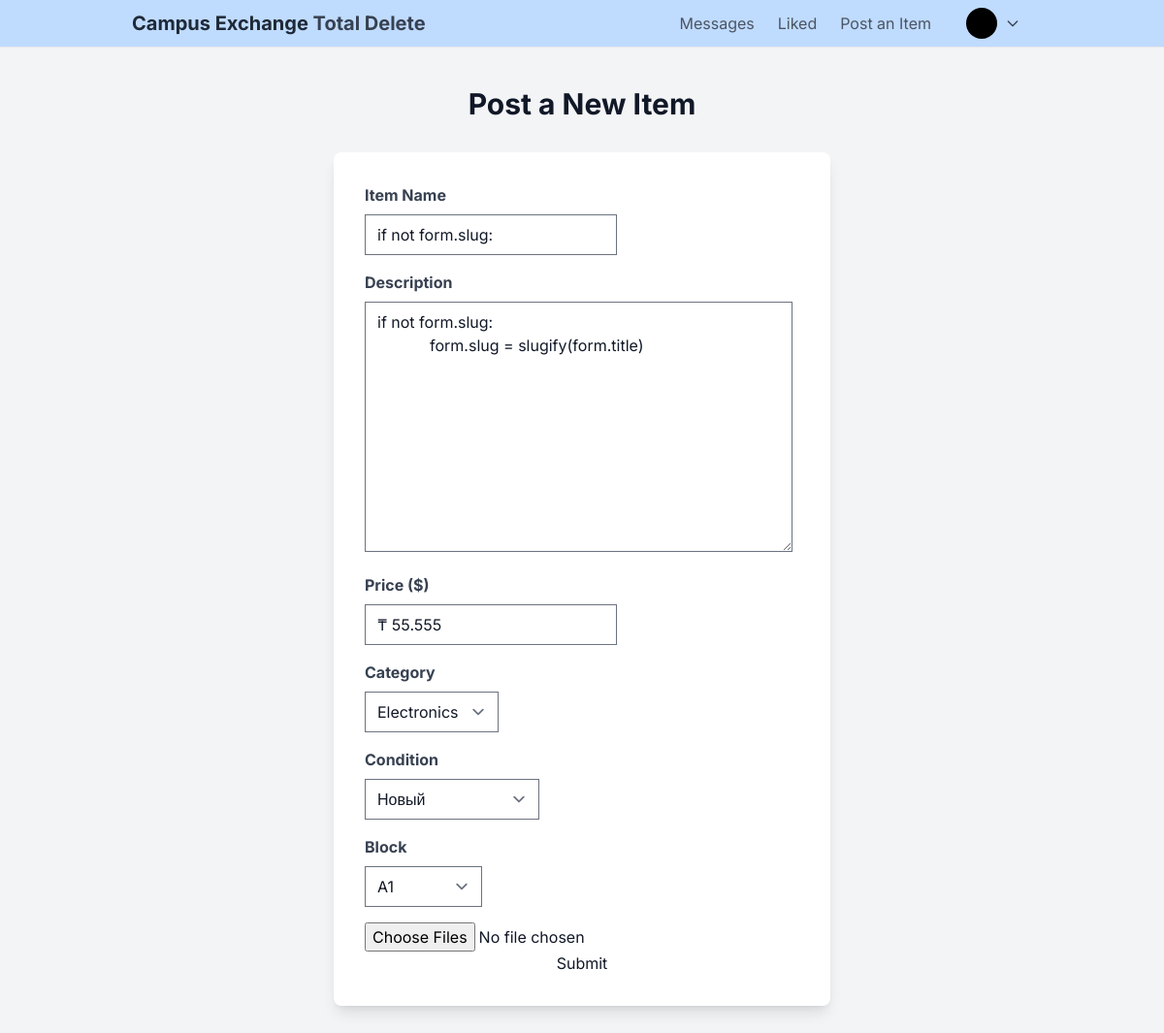
The page /edit-post/if-not-formslug (signed in) on the database its author committed.
### app/models.py (models this page shows, shortened)
class Post(models.Model):
    product_choice = {
        "new": "Новый",
        "used": "Использованный"
    }
    block_choice = {
        "A1":"A1",
        "A2":"A2"
    }
    title = models.CharField("Название товара", max_length=25)
    content = models.TextField("Подробно о товаре")
    price = models.IntegerField("Стоимость товара")
    condition = models.CharField("Состояние товара", choices=product_choice, max_length=20)
    block = models.CharField("Блок", max_length=10, choices=block_choice)
    category = models.ForeignKey(Category, on_delete=models.CASCADE)
    creator = models.ForeignKey(User, on_delete=models.CASCADE)
    created_at = models.DateTimeField("Дата создания", auto_now_add=True)
    slug = models.SlugField(max_length=255, unique=True, db_index=True, verbose_name="URL", blank=True, null=True)

### app/views.py (the view, shortened to what this page needs)
# urls.py: path('edit-post/<slug:slug>', app_views.EditPost.as_view(), name='edit-post'),
class EditPost(LoginRequiredMixin, UpdateView):
    model = Post
    form_class = PostForm
    template_name = 'dist/post.html'
    success_url = reverse_lazy('app:home-page')
    def get_context_data(self, **kwargs):
        context =  super().get_context_data(**kwargs)
        context['page'] = 'edit'
        return context

### app/forms.py
class PostForm(forms.ModelForm):
    class Meta:
        model = Post
        exclude = ['creator']
        widgets = {
        }

### app/models.py (called while the page is built)
    def __str__(self):
        return self.name

### app/templates/dist/post.html (shortened to what this page needs)
{% extends 'dist/main.html' %}
{% load static %}
 {% block content %}
<section class="container mx-auto my-10">
	<h2 class="mb-8 text-center text-3xl font-bold">Post a New Item</h2>
	<div class="mx-auto max-w-lg rounded-lg bg-white p-8 shadow-lg">
		<form action="#" method="POST" enctype="multipart/form-data">
			<div class="mb-4">
				<label
					class="mb-2 block font-bold text-gray-700"
					for="item-name"
					>Item Name</label
				>
				{% csrf_token %} {{form.title}}
			</div>
			<div class="mb-4">
				<label
					class="mb-2 block font-bold text-gray-700"
					for="description"
					>Description</label
				>
				{{form.content}}
			</div>
			<div class="mb-4">
				<label class="mb-2 block font-bold text-gray-700" for="price"
					>Price ($)</label
				>
				{% if page == 'edit' %}
				<input type="text" class="currency-input" oninput="format_number(this)" maxlength="9" value="{{post.price}}">
				{% else %}
				<input type="text" class="currency-input" oninput="format_number(this)" maxlength="9">
				{% endif %}
			</div>
			<div class="mb-4">
				<label class="mb-2 block font-bold text-gray-700" for="price"
					>Category</label
				>
				{{form.category}}
			</div>
			<div class="mb-4">
				<label class="mb-2 block font-bold text-gray-700" for="price"
					>Condition</label
				>
				{{form.condition}}
			</div>
			<div class="mb-4">
				<label class="mb-2 block font-bold text-gray-700" for="price"
					>Block</label
				>
				{{form.block}}
			</div>
				<input type="file" name="files" class="files"multiple accept=".png, .jpg, .jpeg">
			<div class="text-center">
				<input type="submit" value="Submit" />
			</div>
		</form>
	</div>
</section>
{% endblock content %}
{% block externals %}
<link rel="stylesheet" href="{% static 'css/drag.css'%}">
{% endblock externals %}

### app/static/css/drag.css (style rules this page uses)
body { font-family: sans-serif; }

### rows shown on the page
Post: title "if not form.slug:", content "if not form.slug: form.slug = slugify(form.title)", price "₸ 55.555", category "Electronics", condition "Новый", block "A1"
